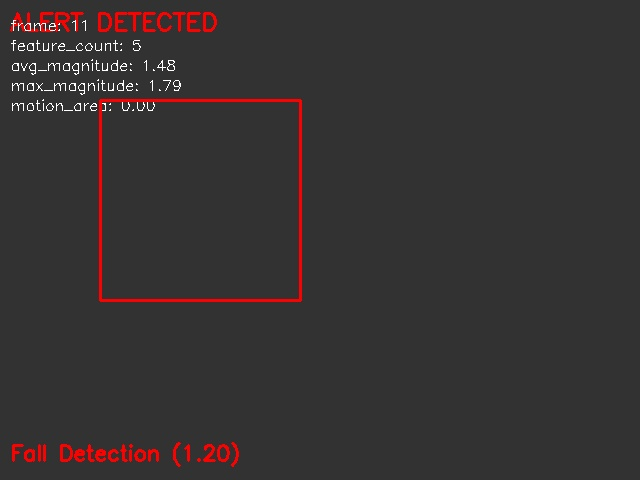
#> input picture test/alerts/Fall Detection_11_20250713_213832.jpg, 640 x 480 px, given in place of the camera
$ python preprocessing.py
#> lines starting #> are read from the running program, lines starting #| are printed output that depends on the picture; after the words box and inside, x2 and y2 are one past the last pixel; in counts of white or black regions, pixels touching at a corner belong together
#> further down, frame is the input picture: shape (480, 640, 3); mean B, G, R 50.1, 50.1, 54.5
import cv2
import numpy as np


def preprocess_frame(frame, resize_dim=None, normalize=True, denoise=True,
                     enhance=True, equalize_hist=False):
    """
    对视频帧进行多重预处理操作:
    - 降噪 (高斯或双边滤波)
    - 增强 (对比度和亮度调整)
    - 调整大小
    - 归一化 (像素值归一化到0-1范围)

    参数:
        frame: 输入的OpenCV帧
        resize_dim: 用于调整帧大小的元组(宽,高),None表示不调整大小
        normalize: 是否将像素值归一化到0-1范围
        denoise: 是否应用降噪滤波
        enhance: 是否增强对比度和亮度
        equalize_hist: 是否应用直方图均衡化

    返回:
        预处理后的帧
    """
    if frame is None:
        return None

    # Create a copy to avoid modifying the original
    processed = frame.copy()

    # Apply denoising if requested
    if denoise:
        processed = apply_denoising(processed)

    # Apply enhancement if requested
    if enhance:
        processed = enhance_frame(processed)

    # Apply histogram equalization if requested
    if equalize_hist:
        processed = equalize_histogram(processed)

    # Resize if dimensions provided
    if resize_dim is not None:
        processed = resize_frame(processed, resize_dim)

    # Normalize pixel values if requested
    if normalize:
        processed = normalize_frame(processed)

    return processed


def apply_denoising(frame, method='gaussian', params=None):
    """
    Apply denoising to a frame.

    Args:
        frame: Input OpenCV frame
        method: Denoising method ('gaussian', 'bilateral', 'nlmeans')
        params: Parameters for the denoising method

    Returns:
        Denoised frame
    """
#> called with method = 'gaussian'
    if frame is None:
        return None

    # Default parameters
    if params is None:
        if method == 'gaussian':
            params = {'ksize': (5, 5), 'sigmaX': 0}
        elif method == 'bilateral':
            params = {'d': 9, 'sigmaColor': 75, 'sigmaSpace': 75}
        elif method == 'nlmeans':
            params = {'h': 10, 'templateWindowSize': 7, 'searchWindowSize': 21}

    # Apply selected denoising method
    if method == 'gaussian':
        return cv2.GaussianBlur(frame, params['ksize'], params['sigmaX'])
    elif method == 'bilateral':
        return cv2.bilateralFilter(frame, params['d'], params['sigmaColor'], params['sigmaSpace'])
    elif method == 'nlmeans':
        if len(frame.shape) == 3:  # Color image
            return cv2.fastNlMeansDenoisingColored(
                frame, None, params['h'], params['h'],
                params['templateWindowSize'], params['searchWindowSize']
            )
        else:  # Grayscale
            return cv2.fastNlMeansDenoising(
                frame, None, params['h'],
                params['templateWindowSize'], params['searchWindowSize']
            )
    else:
        print(f"Warning: Unknown denoising method '{method}'. Returning original frame.")
        return frame


def enhance_frame(frame, alpha=1.2, beta=10):
    """
    Enhance a frame by adjusting contrast and brightness.

    Args:
        frame: Input OpenCV frame
        alpha: Contrast control (1.0 means no change)
        beta: Brightness control (0 means no change)

    Returns:
        Enhanced frame
    """
#> called with alpha = 1.2, beta = 10
    if frame is None:
        return None

    # Apply contrast and brightness adjustment
    enhanced = cv2.convertScaleAbs(frame, alpha=alpha, beta=beta)
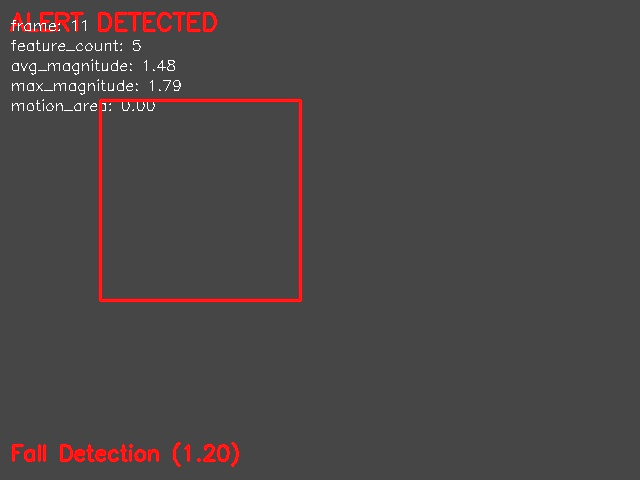
#> enhanced: shape (480, 640, 3); mean B, G, R 69.8, 69.8, 74.9
    return enhanced


def equalize_histogram(frame):
    """
    Apply histogram equalization to improve contrast.

    Args:
        frame: Input OpenCV frame

    Returns:
        Equalized frame
    """
    if frame is None:
        return None

    if len(frame.shape) == 3:  # Color image
        # Convert to YCrCb color space
        ycrcb = cv2.cvtColor(frame, cv2.COLOR_BGR2YCrCb)
#> ycrcb: shape (480, 640, 3); mean of channels 0, 1, 2 51.4, 130.2, 127.2

        # Apply equalization only to the Y channel
        ycrcb[:, :, 0] = cv2.equalizeHist(ycrcb[:, :, 0])
#> ycrcb: shape (480, 640, 3); mean of channels 0, 1, 2 240.8, 130.2, 127.2

        # Convert back to BGR
        equalized = cv2.cvtColor(ycrcb, cv2.COLOR_YCrCb2BGR)
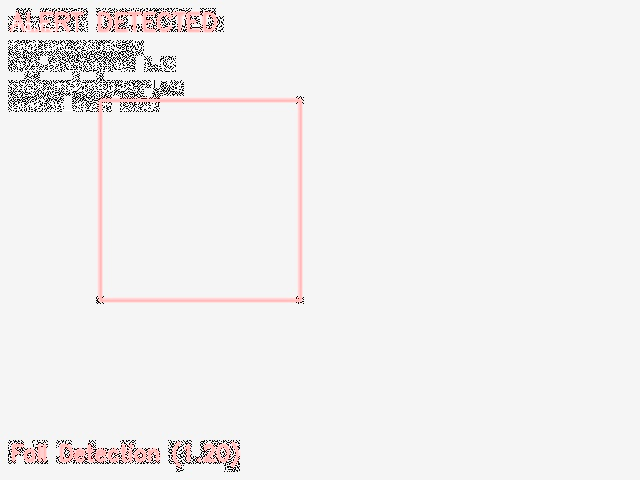
#> equalized: shape (480, 640, 3); mean B, G, R 239.5, 239.5, 241.1
        return equalized
    else:  # Grayscale
        return cv2.equalizeHist(frame)


def resize_frame(frame, target_dim, interpolation=cv2.INTER_AREA):
    """
    Resize a frame to target dimensions.

    Args:
        frame: Input OpenCV frame
        target_dim: Tuple (width, height) of target dimensions
        interpolation: Interpolation method

    Returns:
        Resized frame
    """
    if frame is None:
        return None

    return cv2.resize(frame, target_dim, interpolation=interpolation)


def normalize_frame(frame, scale=1.0, dtype=np.float32):
    """
    Normalize pixel values to 0-1 range.

    Args:
        frame: Input OpenCV frame
        scale: Scale factor to apply after normalization
        dtype: Data type of output array

    Returns:
        Normalized frame
    """
    if frame is None:
        return None

    # Normalize to 0-1 range and scale
    normalized = (frame.astype(dtype) / 255.0) * scale
    return normalized


# [28 lines left out: function adaptive_threshold, not called in this run]


def edge_detection(frame, low_threshold=50, high_threshold=150):
    """
    Apply Canny edge detection to a frame.

    Args:
        frame: Input OpenCV frame
        low_threshold: Lower threshold for edge detection
        high_threshold: Higher threshold for edge detection

    Returns:
        Edge map
    """
#> called with low_threshold = 50, high_threshold = 150
    if frame is None:
        return None

    # Convert to grayscale if needed
    if len(frame.shape) == 3:
        gray = cv2.cvtColor(frame, cv2.COLOR_BGR2GRAY)
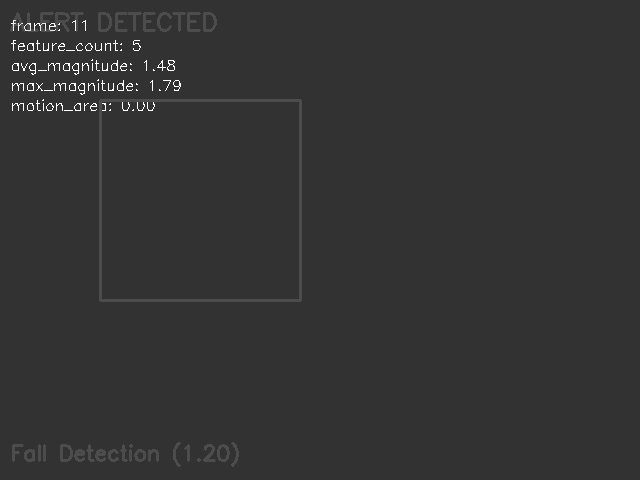
#> gray: shape (480, 640); min 42, max 255, mean 51.4
    else:
        gray = frame

    # Apply Gaussian blur to reduce noise
    blurred = cv2.GaussianBlur(gray, (5, 5), 0)

    # Apply Canny edge detection
    edges = cv2.Canny(blurred, low_threshold, high_threshold)
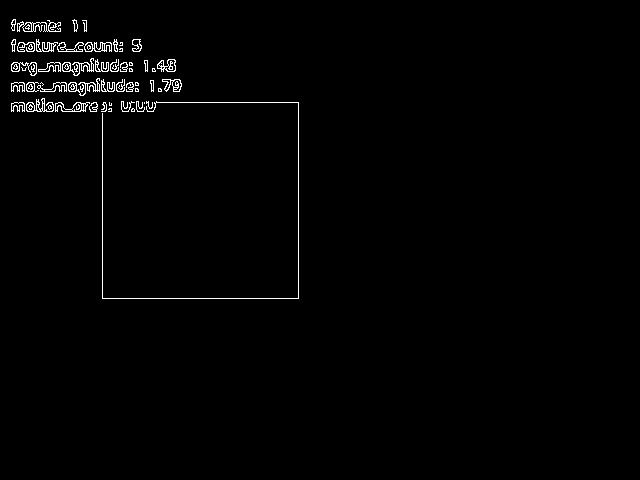
#> edges: shape (480, 640); 1.2% white in thin lines or dots, all inside (x1, y1, x2, y2) = (11, 19, 299, 299)

    return edges


# [48 lines left out: functions extract_hog_features, rgb_to_hsv, not called in this run]


# Test function for the preprocessing module
if __name__ == "__main__":
    import os
    import time

    # Open a video source (camera or file)
    cap = cv2.VideoCapture(0)  # Use camera index 0

    if not cap.isOpened():
        print("Error: Could not open video source")
        exit()

    # Create output directory for samples
    output_dir = "preprocessing_samples"
    os.makedirs(output_dir, exist_ok=True)

    print("Testing preprocessing module. Press 'q' to exit, 's' to save samples.")

    frame_count = 0
    while True:
        # Read a frame
        ret, frame = cap.read()
        if not ret:
            break

        frame_count += 1

        # Create a list of different preprocessing combinations
        processed_frames = {
            "Original": frame.copy(),
            "Denoised": apply_denoising(frame),
            "Enhanced": enhance_frame(frame),
            "Equalized": equalize_histogram(frame),
            "Edge Detection": cv2.cvtColor(edge_detection(frame), cv2.COLOR_GRAY2BGR),
            "Full Preprocessing": preprocess_frame(frame, resize_dim=(640, 480))
        }

        # Create a grid for display
        rows = 2
        cols = 3
        cell_height = 240
        cell_width = 320
        grid = np.zeros((rows * cell_height, cols * cell_width, 3), dtype=np.uint8)

        # Place processed frames in the grid
        for i, (title, proc_frame) in enumerate(processed_frames.items()):
            r, c = i // cols, i % cols
            # Resize for display
            display_frame = cv2.resize(proc_frame, (cell_width, cell_height))

            # Add to grid
            grid[r*cell_height:(r+1)*cell_height, c*cell_width:(c+1)*cell_width] = display_frame

            # Add title
            cv2.putText(
                grid,
                title,
                (c*cell_width + 10, r*cell_height + 20),
                cv2.FONT_HERSHEY_SIMPLEX,
                0.5,
                (255, 255, 255),
                1
            )
#> this loop made 6 passes
#> (title, r, c) on passes 1 to 6: ('Original', 0, 0), ('Denoised', 0, 1), ('Enhanced', 0, 2), ('Equalized', 1, 0), ('Edge Detection', 1, 1), ('Full Preprocessing', 1, 2)
#> pass 1, `display_frame = cv2.resize(proc_frame, (cell_width, cell_height))`:
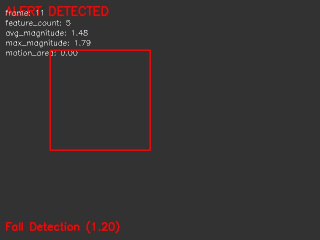
#> display_frame: shape (240, 320, 3); mean of channels 0, 1, 2 50.1, 50.1, 54.6; drawn as B, G, R
#> pass 3, `display_frame = cv2.resize(proc_frame, (cell_width, cell_height))`:
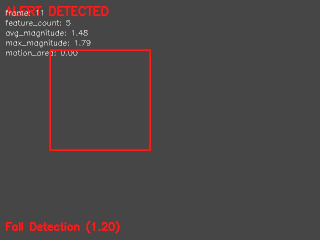
#> display_frame: shape (240, 320, 3); mean B, G, R 69.8, 69.8, 75
#> after the loop:
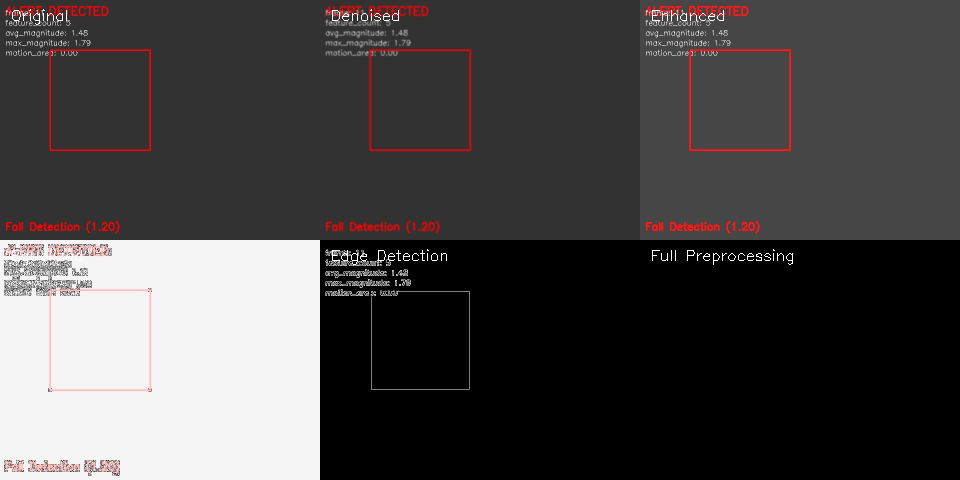
#> grid: shape (480, 960, 3); mean B, G, R 69.3, 69.3, 71.9

        # Display the grid
        cv2.imshow("Preprocessing Examples", grid)

        # Handle keypresses
        key = cv2.waitKey(1) & 0xFF
#> (key q is pressed here)
        if key == ord('q'):
            break
        elif key == ord('s'):
            # Save individual samples
            timestamp = time.strftime("%Y%m%d_%H%M%S")
            for title, proc_frame in processed_frames.items():
                filename = f"{output_dir}/{title}_{timestamp}.jpg"
                cv2.imwrite(filename, proc_frame)
            print(f"Saved preprocessing samples to {output_dir}")

    # Release resources
    cap.release()
    cv2.destroyAllWindows()
    print("Preprocessing test completed")
